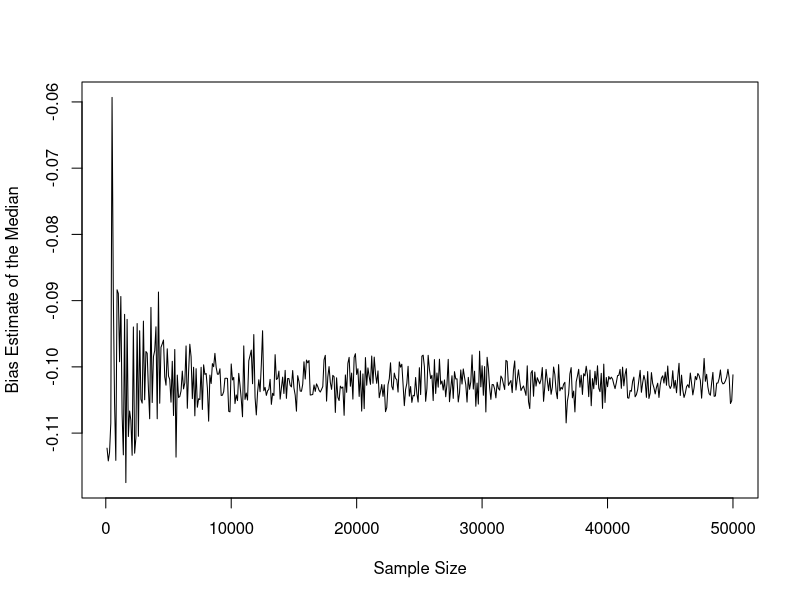
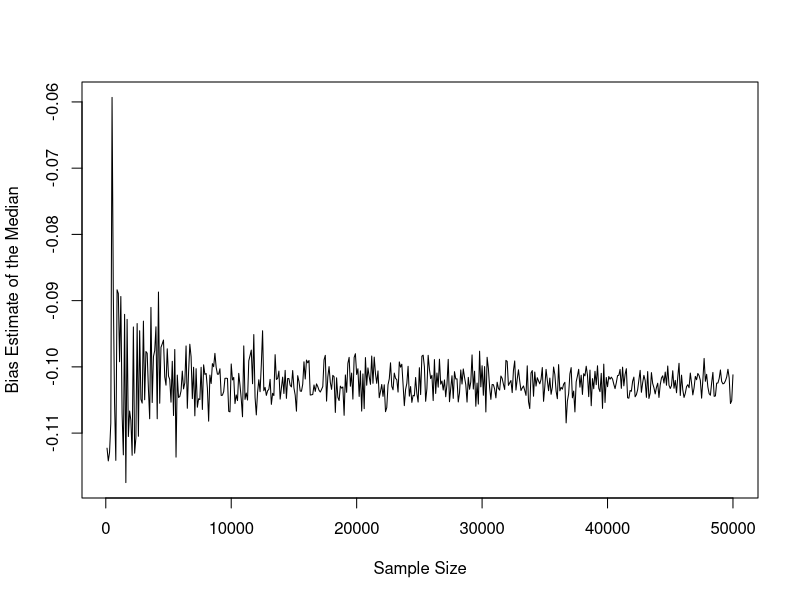
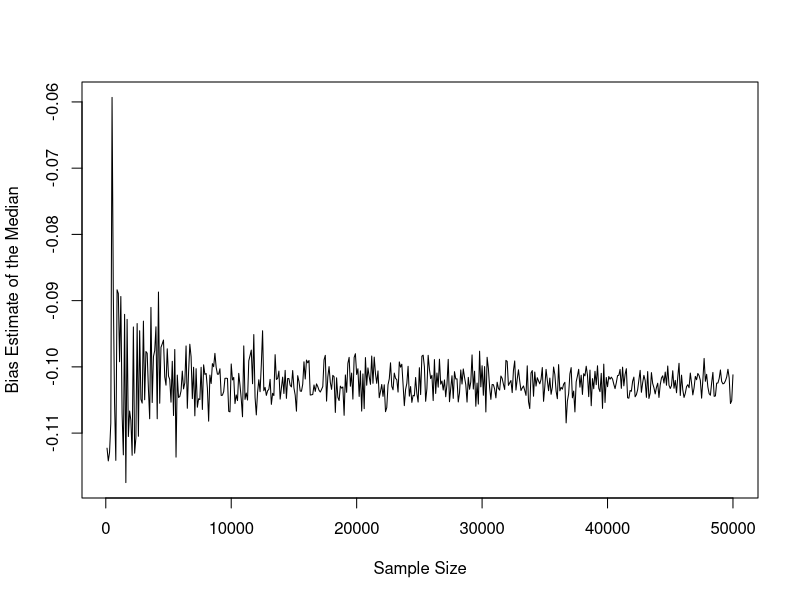

Write the R code that produced these figures, in order.
## ---- chunk 1
library(kableExtra)
library(dplyr)
## ---- chunk 2
# Step 1: Set the seed for reproducibility
set.seed(515)

# Step 2: Define objects of interest
sample_size <- seq(from=100, to=50000, by=100) # generate vector from 100 to 100,000 in increments of 100 using the seq function
lambda <- 3 # set lambda for our exponential distribution to be easily updated if we wanted to look at a different scenario

# Step 3: Initialize (i.e., create) vector or other object to save our results
bias_median <- rep(NA, times=length(sample_size))

# Step 4: Loop through a chunk of code to calculate our bias
for(i in 1:length(sample_size)){
  
  sim <- rexp(n=sample_size[i], rate=lambda) # simulate a sample of sample_size[i] with rate=lambda, where [i] is pulling the "ith" element from our sample size vector sample_size
  
  median_sim <- median(sim) # calculate the median of each sim
  
  bias <- median_sim - (1/lambda) # calculate the bias of the median in estimating the mean
  
  bias_median[i] <- bias # save our results
  
}

bias_median[c(1:3,498:500)] # print the first and last 3 bias estimates
## ---- chunk 3
plot(x=sample_size, y=bias_median, xlab='Sample Size', ylab='Bias Estimate of the Median', type='l')
## ---- chunk 4
# Step 1: Set the seed for reproducibility
set.seed(515)

# Step 2: Define objects of interest
sample_size <- seq(from=100, to=50000, by=100) # generate vector from 100 to 100,000 in increments of 100 using the seq function
lambda <- 3 # set lambda for our exponential distribution to be easily updated if we wanted to look at a different scenario

# Step 3: Instead of saving the bias, let's also save the median for each simulation by using a matrix
bias_median_mat <- matrix(nrow=length(sample_size), ncol=3) # could also specify names for the rows and/or columns

# Step 4: Loop through a chunk of code to calculate our bias
for(i in 1:length(sample_size)){
  
  sim <- rexp(n=sample_size[i], rate=lambda) # simulate a sample of sample_size[i] with rate=lambda, where [i] is pulling the "ith" element from our sample size vector sample_size
  
  median_sim <- median(sim) # calculate the median of each sim
  
  bias <- median_sim - (1/lambda) # calculate the bias of the median in estimating the mean
  
  bias_median_mat[i,] <- c(sample_size[i], bias, median_sim) # save our results for sample size (1st column of matrix), bias (second column), and median (3rd column)
  
}

# Let's view the first 3 and last 3 rows of the matrix and plot the estimates
bias_median_mat[c(1:3, 498:500),]

plot(x=bias_median_mat[,1], y=bias_median_mat[,2], xlab='Sample Size', ylab='Bias Estimate of the Median', type='l')
## ---- chunk 5
my_exp_sim <- function(n, lambda=3){
### Function simulate exponential data
# n: sample size to use
# lambda: lambda parameter to use in simulating data
  
  sim <- rexp(n=n, rate=lambda) # simulate a sample of n with rate=rate
  
  median_sim <- median(sim) # calculate the median of each sim
  
  bias <- median_sim - (1/lambda) # calculate the bias of the median in estimating the mean
  
  return(c(sample_size=n, bias=bias, median=median_sim)) # estimates to return from the function
}

my_exp_sim(n=10) # will use rate=3 by default since that is what I specified in the function above
my_exp_sim(n=10, lambda=5) # we can also change the rate to whatever we want
## ---- chunk 6
set.seed(515)

# Note: the first part of sapply (X) "seq(from=100, to=50000, by=100)" is the vector of values we wish to work through
# Note: the second part of sapply (FUN) "function(x) my_exp_sim(n=x, rate=3)" takes the values from our "X" and uses them as the value for "x", which in our case represents our sample size
bias_median_sapply <- sapply(X = seq(from=100, to=50000, by=100), FUN = function(x) my_exp_sim(n=x, lambda=3))

bias_median_sapply <- t(bias_median_sapply) # sapply creates results that are stored in a matrix/array that is 3 rows and 500 columns, I like to transpose the matrix to have 500 rows and 3 columns to both better see the data and because I more intuitively think of each row as a new simulation myself

bias_median_sapply[c(1:3,498:500),]

plot(x=bias_median_sapply[,1], y=bias_median_sapply[,2], xlab='Sample Size', ylab='Bias Estimate of the Median', type='l')
